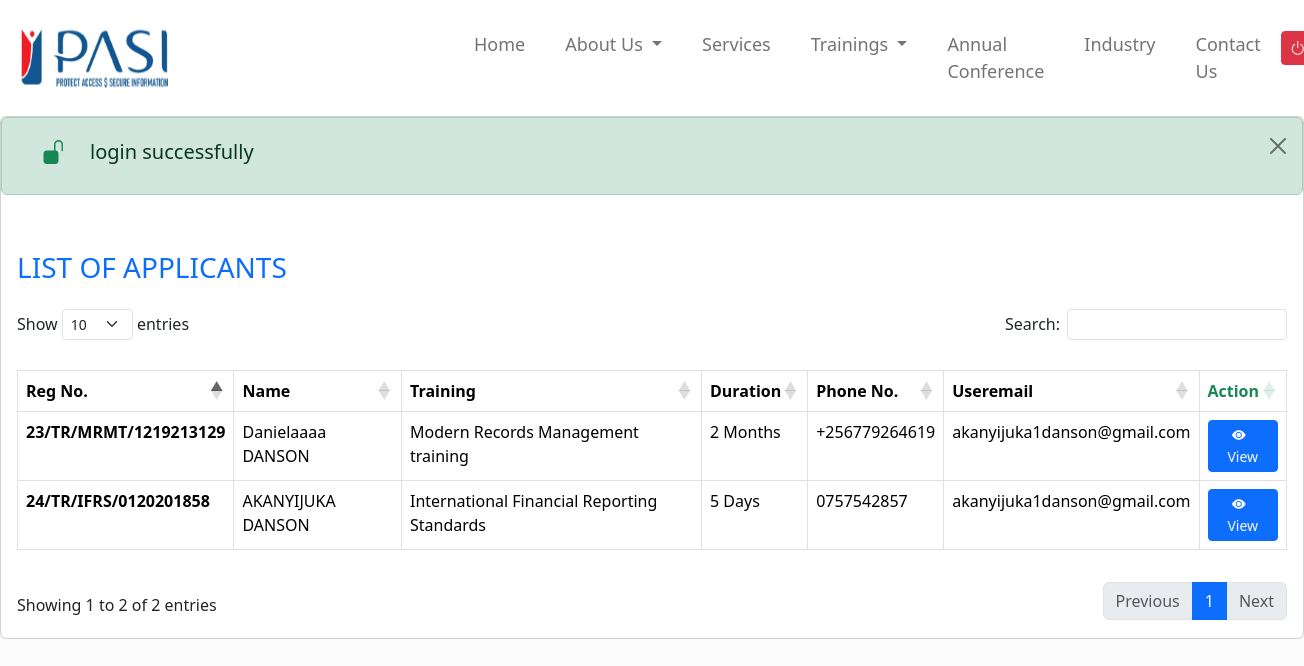
The app's page /admin/applicants-list.php (signed in) with its own data.
### tables this page shows
CREATE TABLE `applications` (
  `id` int(50) NOT NULL,
  `firstName` varchar(50) NOT NULL,
  `middleName` varchar(50) NOT NULL,
  `lastName` varchar(50) NOT NULL,
  `reg_no` varchar(100) NOT NULL,
  `course` varchar(200) NOT NULL,
  `duration` varchar(50) NOT NULL,
  `dob` date NOT NULL,
  `gender` varchar(50) NOT NULL,
  `employer` varchar(50) NOT NULL,
  `country` varchar(50) NOT NULL,
  `city` varchar(50) NOT NULL,
  `postalAddress` varchar(50) NOT NULL,
  `profilePicture` varchar(50) NOT NULL,
  `email` varchar(50) NOT NULL,
  `phone` varchar(50) NOT NULL,
  `reg_date` varchar(50) NOT NULL,
  `verify_token` int(50) NOT NULL,
  `applicationStatus` int(10) NOT NULL DEFAULT 0,
  `emailVerifStatus` int(10) NOT NULL DEFAULT 0,
  `approvedBy` varchar(100) DEFAULT NULL
);

### admin/applicants-list.php (the view, shortened to what this page needs)
<?php
include('../inc/config.php');
$applicants = "SELECT * FROM applications";
$applicants_query = mysqli_query($conn, $applicants);
?>
<!DOCTYPE html>
<html lang="en">
<head>
    <link href="https://cdn.jsdelivr.net/npm/bootstrap@5.3.2/dist/css/bootstrap.min.css" rel="stylesheet">
    <link rel="stylesheet" href="../assets/css/style.css">
    <link rel="stylesheet" href="../assets/bootstrap-icons/bootstrap-icons.css">
    <link rel="stylesheet" href="https://cdn.datatables.net/1.13.7/css/dataTables.bootstrap5.min.css">
</head>
<body>
    <nav class="navbar navbar-expand-lg bg-white">
        <div class="container-fluid">
            <a class="navbar-brand" href="#"><img height="90" width="170" src="../assets/img/pasi_logo.png" alt=""></a>
            <div class="collapse navbar-collapse" id="navbarNavDropdown">
                <ul class="navbar-nav">
                    <li class="nav-item">
                        <a class="nav-link active" aria-current="page" href="#">Home</a>
                    </li>
                    <li class="nav-item dropdown">
                        <a class="nav-link dropdown-toggle" href="#" role="button" data-bs-toggle="dropdown" aria-expanded="false">
                            About Us
                        </a>
                    </li>
                    <li class="nav-item">
                        <a class="nav-link" href="#">Services</a>
                    </li>
                    <li class="nav-item dropdown">
                        <a class="nav-link dropdown-toggle" href="#" role="button" data-bs-toggle="dropdown" aria-expanded="false">
                            Trainings
                        </a>
                    </li>
                    <li class="nav-item">
                        <a class="nav-link" href="#">Annual Conference</a>
                    </li>
                    <li class="nav-item">
                        <a class="nav-link" href="#">Industry</a>
                    </li>
                    <li class="nav-item">
                        <a class="nav-link" href="#">Contact Us</a>
                    </li>
                    <li class="nav-item">
                        <?php if ($_SESSION['auth'] == true) { ?>
                            <form action="applicants-list.php" method="post">
                                <button type="submit" name="logout" class="btn btn-sm btn-danger" data-bs-toggle="tooltip" title="Logout"><i class="bi bi-power fs-6"></i></button>
                            </form>
                        <?php } ?>
                    </li>
                </ul>
            </div>
        </div>
    </nav>
                    <?php include('applicant-details.php'); ?>
    <div class=" card">
        <?php
        if (isset($_SESSION['status']) && isset($_SESSION['color'])) {
            $color = $_SESSION['color']; ?>
            <div class='alert alert-<?php echo $color; ?> d-flex alert-dismissible align-items-center' role='alert'>
                <i class="bi bi-unlock-fill mx-4 mb-2 text-success" style="font-size: 1.5rem;"></i>
                <div>
                    <h5> <?= $_SESSION['status']; ?> </h5>
                    <button class="btn-close" type="button" aria-label="close" data-bs-dismiss="alert"></button>
                </div>
            </div>
        <?php
        }
        ?>
        <div class="card-body table-responsive">
            <h3 class="text-primary my-4">LIST OF APPLICANTS</h3>
            <table id="applicants-table" class="table table-bordered table-responsive datatable py-4">
                <thead>
                    <tr class="text-primary">
                        <th scope="col">Reg No.</th>
                        <th scope="col">Name</th>
                        <th scope="col">Training</th>
                        <th scope="col">Duration</th>
                        <th scope="col">Phone No.</th>
                        <th scope="col">Useremail</th>
                        <th class="text-success">Action</th>
                    </tr>
                </thead>
                <tbody>
                    <?php while ($applicants = mysqli_fetch_assoc($applicants_query)) {
                    ?>
                        <tr>
                            <th scope="row"><?= $applicants['reg_no']; ?> </th>
                            <td><?= $applicants['firstName'] . " "; ?><?= $applicants['lastName']; ?></td>
                            <td><?= $applicants['course']; ?></td>
                            <td><?= $applicants['duration']; ?></td>
                            <td><?= $applicants['phone']; ?></td>
                            <td><?= $applicants['email']; ?></td>
                            <td class="d-flex flex-column">
                                <a href="#" id="<?php echo $applicants['reg_no']; ?>" class="btn btn-sm btn-primary text-light view_applicant" data-toggle="modal" data-target="#closeXBtn">
                                    <i class="bi bi-eye-fill pe-2"></i>View</a>
                            </td>
                        </tr>
                    <?php } ?>
                </tbody>
            </table>
        </div>
    </div>
</body>
</html>

### assets/css/style.css (style rules this page uses)
* { margin: 0; padding: 0; }
.navbar-nav .nav-item .nav-link { color: rgb(116, 116, 116); font-size: 18px; padding: 0 20px 0 20px; font-weight: 500; }
.navbar .collapse { margin-left: 20%; }
table tr td { color: red; }
body { background-color: rgb(252, 252, 252); }

### records on screen
applications: reg_no "23/TR/MRMT/1219213129", firstName "Danielaaaa", lastName "DANSON", course "Modern Records Management training", duration "2 Months", phone "+256779264619", email "akanyijuka1danson@gmail.com"
applications: reg_no "24/TR/IFRS/0120201858", firstName "AKANYIJUKA", lastName "DANSON", course "International Financial Reporting Standards", duration "5 Days", phone "0757542857", email "akanyijuka1danson@gmail.com"

### other values on screen
$_SESSION['status'] "login successfully"
